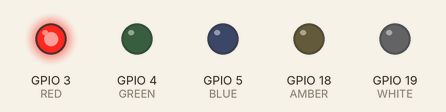
Simulated run of this program. Board: ESP32 board running MicroPython. Shown: output pins drawn as LEDs (lit = HIGH).

Above: at 0.1 s.
At 5.1 s:
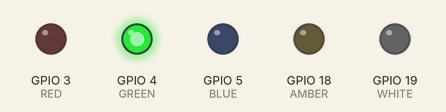
At 10.1 s:
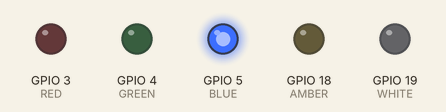
At 15.1 s:
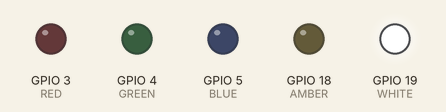
At 20.1 s:
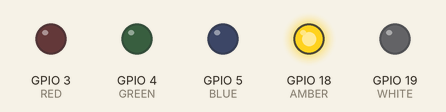
At 39.75 s:
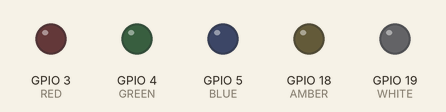
Timing chart, 0 to 40.0 s (numbered marks = the images above):
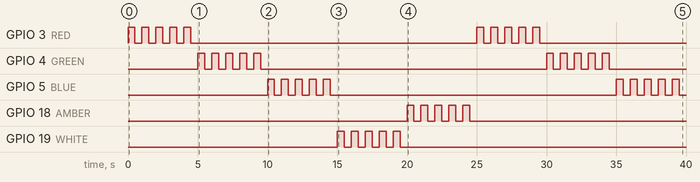

The program:

blinker.py
```python
try:
    import time
except ImportError:
    import utime as time

from machine import Pin


RED = Pin(3, Pin.OUT)
BLUE = Pin(5, Pin.OUT)
GREEN = Pin(4, Pin.OUT)
WHITE = Pin(19, Pin.OUT)
AMBER = Pin(18, Pin.OUT)

PINS = [RED, GREEN, BLUE, WHITE, AMBER]


def blink_pin(pin):
    for i in range(5):
        pin.on()
        time.sleep(0.5)
        pin.off()
        time.sleep(0.5)


# ensure everything is off to start
for pin in PINS:
    pin.off()

while True:
    for pin in PINS:
        blink_pin(pin)
```

Measured:
- by itself, GPIO 18 (AMBER): LOW → HIGH at 20.0 s, → LOW 0.50 s later, → HIGH 0.50 s later, → LOW 0.50 s later, … (10 changes in this stretch)
- by itself, GPIO 19 (WHITE): LOW → HIGH at 15.0 s, → LOW 0.50 s later, → HIGH 0.50 s later, → LOW 0.50 s later, … (10 changes in this stretch)
- by itself, GPIO 3 (RED), GPIO 4 (GREEN), GPIO 5 (BLUE): goes 4 × (HIGH 0.50 s, LOW 0.50 s), HIGH 0.50 s, LOW 20.5 s, 4 × (HIGH 0.50 s, LOW 0.50 s), HIGH 0.50 s, then LOW
